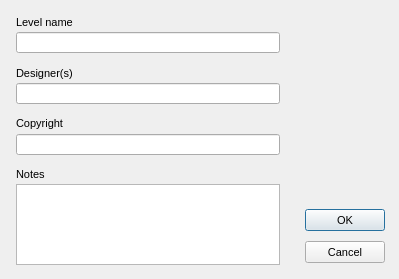
<?xml version="1.0"?>
<ui version="4.0">
  <class>LevelInfoDialog</class>
  <widget class="QDialog" name="IDD_LEVEL_INFO">
    <property name="geometry">
      <rect>
        <x>0</x>
        <y>0</y>
        <width>399</width>
        <height>279</height>
      </rect>
    </property>
    <property name="windowTitle">
      <string>Level information</string>
    </property>
    <property name="font">
      <font>
        <family>Liberation Sans</family>
        <pointsize>8</pointsize>
        <bold>false</bold>
        <italic>false</italic>
      </font>
    </property>
    <property name="enabled">
      <bool>true</bool>
    </property>
    <property name="windowFlags">
      <set>Qt::Dialog|Qt::WindowCloseButtonHint</set>
    </property>
    <property name="minimumSize">
      <size>
        <width>399</width>
        <height>279</height>
      </size>
    </property>
    <property name="maximumSize">
      <size>
        <width>399</width>
        <height>279</height>
      </size>
    </property>
    <widget class="QLabel" name="IDC_STATIC">
      <property name="geometry">
        <rect>
          <x>16</x>
          <y>16</y>
          <width>72</width>
          <height>16</height>
        </rect>
      </property>
      <property name="text">
        <string>Level name</string>
      </property>
      <property name="visible">
        <bool>true</bool>
      </property>
      <property name="enabled">
        <bool>true</bool>
      </property>
      <property name="alignment">
        <set>Qt::AlignLeft</set>
      </property>
    </widget>
    <widget class="QLineEdit" name="IDC_LEVEL_NAME">
      <property name="geometry">
        <rect>
          <x>16</x>
          <y>32</y>
          <width>264</width>
          <height>21</height>
        </rect>
      </property>
      <property name="visible">
        <bool>true</bool>
      </property>
      <property name="enabled">
        <bool>true</bool>
      </property>
    </widget>
    <widget class="QLabel" name="IDC_STATIC_2">
      <property name="geometry">
        <rect>
          <x>16</x>
          <y>67</y>
          <width>88</width>
          <height>16</height>
        </rect>
      </property>
      <property name="text">
        <string>Designer(s)</string>
      </property>
      <property name="visible">
        <bool>true</bool>
      </property>
      <property name="enabled">
        <bool>true</bool>
      </property>
      <property name="alignment">
        <set>Qt::AlignLeft</set>
      </property>
    </widget>
    <widget class="QLineEdit" name="IDC_DESIGNER">
      <property name="geometry">
        <rect>
          <x>16</x>
          <y>83</y>
          <width>264</width>
          <height>21</height>
        </rect>
      </property>
      <property name="visible">
        <bool>true</bool>
      </property>
      <property name="enabled">
        <bool>true</bool>
      </property>
    </widget>
    <widget class="QLabel" name="IDC_STATIC_3">
      <property name="geometry">
        <rect>
          <x>16</x>
          <y>117</y>
          <width>88</width>
          <height>16</height>
        </rect>
      </property>
      <property name="text">
        <string>Copyright</string>
      </property>
      <property name="visible">
        <bool>true</bool>
      </property>
      <property name="enabled">
        <bool>true</bool>
      </property>
      <property name="alignment">
        <set>Qt::AlignLeft</set>
      </property>
    </widget>
    <widget class="QLineEdit" name="IDC_COPYRIGHT">
      <property name="geometry">
        <rect>
          <x>16</x>
          <y>134</y>
          <width>264</width>
          <height>21</height>
        </rect>
      </property>
      <property name="visible">
        <bool>true</bool>
      </property>
      <property name="enabled">
        <bool>true</bool>
      </property>
    </widget>
    <widget class="QLabel" name="IDC_STATIC_4">
      <property name="geometry">
        <rect>
          <x>16</x>
          <y>168</y>
          <width>64</width>
          <height>16</height>
        </rect>
      </property>
      <property name="text">
        <string>Notes</string>
      </property>
      <property name="visible">
        <bool>true</bool>
      </property>
      <property name="enabled">
        <bool>true</bool>
      </property>
      <property name="alignment">
        <set>Qt::AlignLeft</set>
      </property>
    </widget>
    <widget class="QTextEdit" name="IDC_NOTES">
      <property name="geometry">
        <rect>
          <x>16</x>
          <y>184</y>
          <width>264</width>
          <height>81</height>
        </rect>
      </property>
      <property name="visible">
        <bool>true</bool>
      </property>
      <property name="enabled">
        <bool>true</bool>
      </property>
      <property name="tabChangesFocus">
        <bool>false</bool>
      </property>
      <property name="horizontalScrollBarPolicy">
        <enum>Qt::ScrollBarAsNeeded</enum>
      </property>
    </widget>
    <widget class="QPushButton" name="IDOK">
      <property name="geometry">
        <rect>
          <x>305</x>
          <y>209</y>
          <width>80</width>
          <height>22</height>
        </rect>
      </property>
      <property name="text">
        <string>OK</string>
      </property>
      <property name="visible">
        <bool>true</bool>
      </property>
      <property name="enabled">
        <bool>true</bool>
      </property>
      <property name="default">
        <bool>true</bool>
      </property>
      <property name="autoDefault">
        <bool>true</bool>
      </property>
    </widget>
    <widget class="QPushButton" name="IDCANCEL">
      <property name="geometry">
        <rect>
          <x>305</x>
          <y>241</y>
          <width>80</width>
          <height>22</height>
        </rect>
      </property>
      <property name="text">
        <string>Cancel</string>
      </property>
      <property name="visible">
        <bool>true</bool>
      </property>
      <property name="enabled">
        <bool>true</bool>
      </property>
      <property name="default">
        <bool>false</bool>
      </property>
      <property name="autoDefault">
        <bool>false</bool>
      </property>
    </widget>
  </widget>
</ui>
